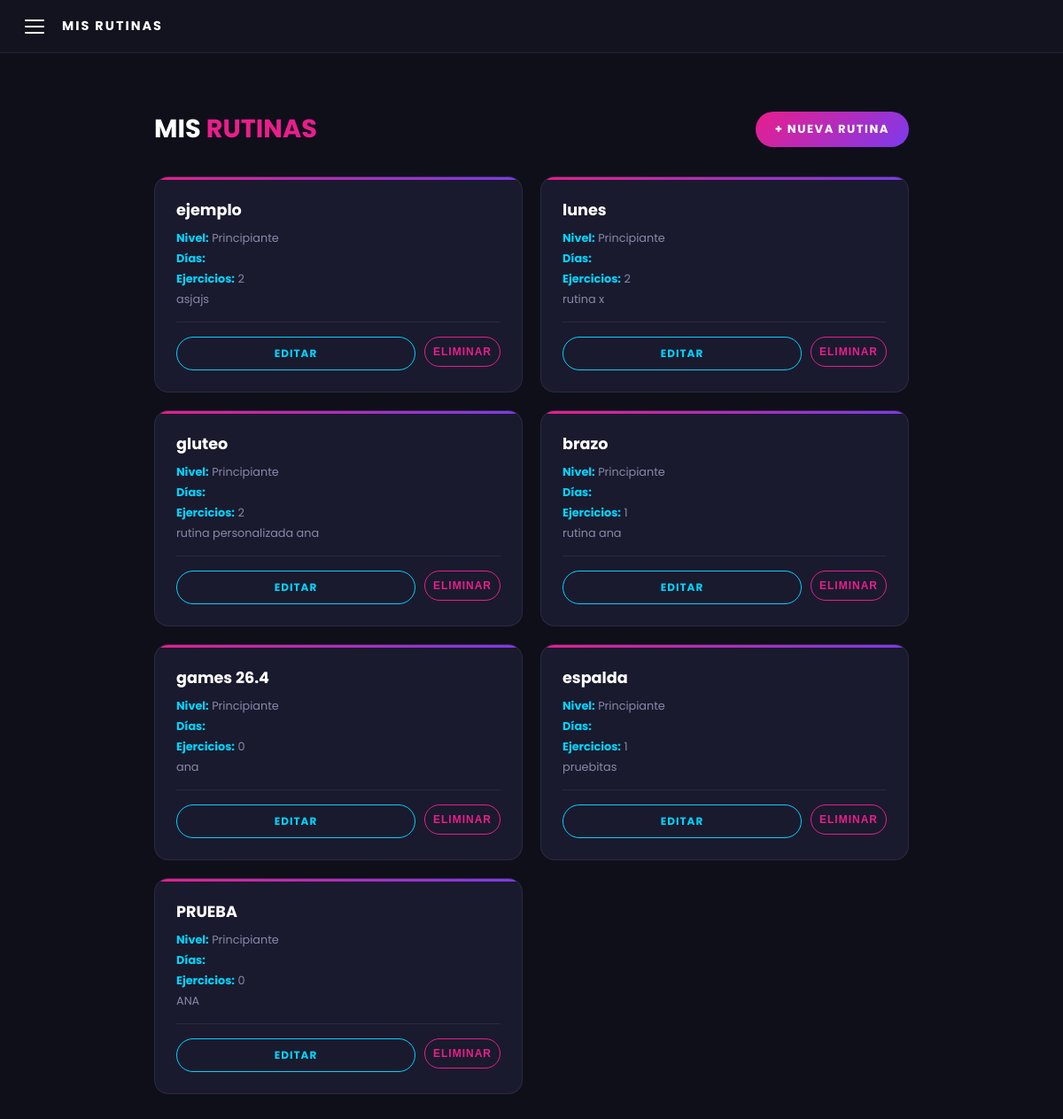
The page /rutinas/ (signed in) on the database as committed earlier.
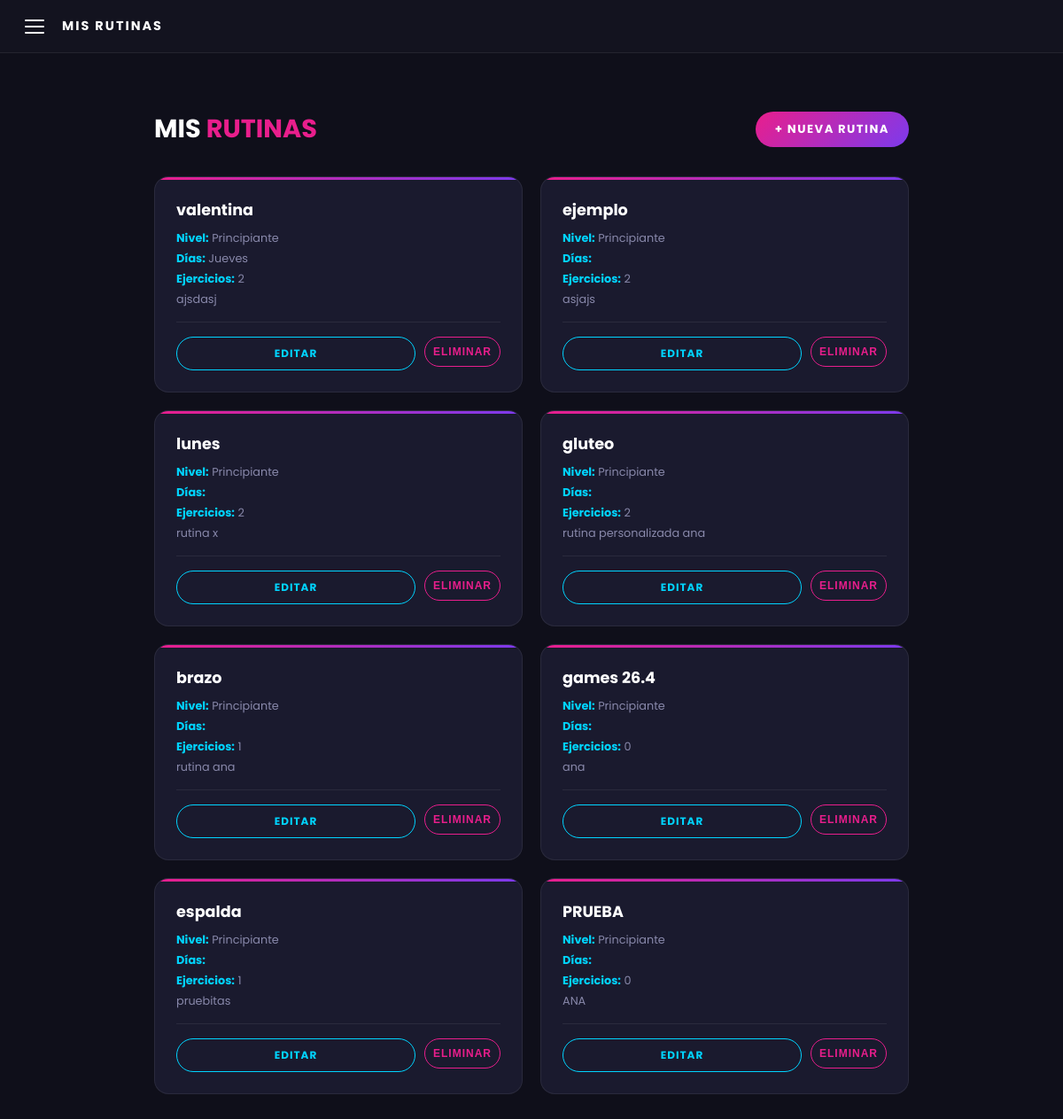
The same page on the database as committed later.
### rutinas/models.py (models this page shows, shortened)
class Rutina(models.Model):
    TIPO_RUTINA = [
        ('predeterminada', 'Predeterminada'),
        ('personal', 'Personal'),
    ]
    TIPO_ENTRENAMIENTO = [
        ('crossfit',     'CrossFit'),
        ('fuerza',       'Fuerza'),
        ('cardio',       'Cardio'),
        ('funcional',    'Funcional'),
        ('hipertrofia',  'Hipertrofia'),
        ('flexibilidad', 'Flexibilidad'),
    ]
    NIVELES = [
        ('principiante', 'Principiante'),
        ('intermedio',   'Intermedio'),
        ('avanzado',     'Avanzado'),
    ]
    DIAS = [
        ('lun', 'Lunes'),
        ('mar', 'Martes'),
        ('mie', 'Miércoles'),
        ('jue', 'Jueves'),
        ('vie', 'Viernes'),
        ('sab', 'Sábado'),
        ('dom', 'Domingo'),
    ]
    id_rutina = models.AutoField(primary_key=True)
    id_usuario = models.ForeignKey(Usuario, on_delete=models.CASCADE, related_name='rutinas')
    nombre_rutina = models.CharField(max_length=100)
    descripcion = models.TextField(max_length=500, blank=True)
    tipo_rutina = models.CharField(max_length=20, choices=TIPO_RUTINA, default='personal')
    tipo_entrenamiento = models.CharField(max_length=20, choices=TIPO_ENTRENAMIENTO, default='funcional')
    duracion = models.IntegerField(default=45)
    nivel = models.CharField(max_length=20, choices=NIVELES, default='principiante')
    dias = models.CharField(max_length=50, blank=True)
    creada_en = models.DateTimeField(auto_now_add=True)
    fecha_creacion = models.DateTimeField(auto_now_add=True)
    def get_dias_lista(self):
        return self.dias.split(',') if self.dias else []
    def get_dias_display(self):
        dias_dict = dict(self.DIAS)
        return ', '.join([dias_dict.get(d, d) for d in self.get_dias_lista()])

### rutinas/views.py (the view)
# urls.py: path('', views.lista_rutinas, name='lista_rutinas'),
@login_required
def lista_rutinas(request):
    rutinas = Rutina.objects.filter(id_usuario=request.user).order_by('-creada_en')
    return render(request, 'rutinas/lista.html', {
        'rutinas': rutinas
    })

### templates/rutinas/lista.html (shortened to what this page needs)
{% load static %}
<!DOCTYPE html>
<html lang="es">
<head>
  <link rel="stylesheet" href="https://cdnjs.cloudflare.com/ajax/libs/font-awesome/6.5.0/css/all.min.css">
  <link rel="stylesheet" href="{% static 'css/rutinas.css' %}">
</head>
<body>
  <header class="topbar">
    <label for="sidebar-toggle" class="menu-btn" aria-label="Menú">
      <span></span><span></span><span></span>
    </label>
    <span class="topbar-title">MIS RUTINAS</span>
  </header>
  <main class="main">
    <div class="page-header">
      <h2 class="page-titulo">MIS <span>RUTINAS</span></h2>
      <a href="{% url 'crear_rutina' %}" class="btn-nueva">+ Nueva rutina</a>
    </div>
    {% if rutinas %}
      <div class="rutinas-grid">
        {% for rutina in rutinas %}
        <div class="rutina-card">
          <p class="rutina-card-nombre">{{ rutina.nombre_rutina }}</p>
          <div class="rutina-meta">
            <span><strong>Nivel:</strong> {{ rutina.get_nivel_display }}</span>
            <span><strong>Días:</strong> {{ rutina.get_dias_display }}</span>
            <span><strong>Ejercicios:</strong> {{ rutina.ejercicios.count }}</span>
            {% if rutina.descripcion %}
              <span>{{ rutina.descripcion }}</span>
            {% endif %}
          </div>
          <div class="rutina-acciones">
            <a href="{% url 'editar_rutina' rutina.pk %}" class="btn-editar">Editar</a>
            <form method="POST" action="{% url 'eliminar_rutina' rutina.pk %}">
              <button type="submit" class="btn-eliminar"
                onclick="return confirm('¿Eliminar esta rutina?')">
                Eliminar
              </button>
            </form>
          </div>
        </div>
        {% endfor %}
      </div>
    {% else %}
      <div class="vacio">
        <p>Aún no tienes rutinas creadas.</p>
        <a href="{% url 'crear_rutina' %}" class="btn-nueva">Crea tu primera rutina</a>
      </div>
    {% endif %}
  </main>
</body>
</html>

Rows that differ between the two databases and show on the page:
added Rutina: nombre_rutina "valentina", nivel "Principiante", dias "Jueves", ejercicios.count "2", descripcion "ajsdasj"
